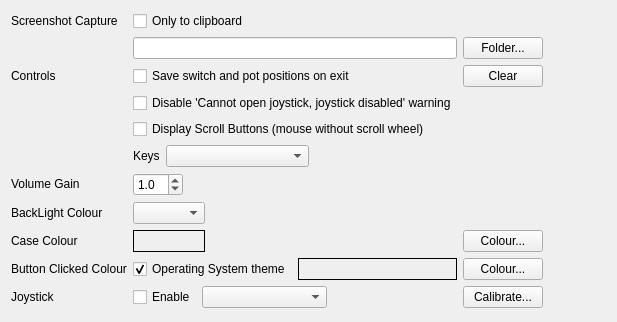
<?xml version="1.0" encoding="UTF-8"?>
<ui version="4.0">
 <class>PrefsSimu</class>
 <widget class="QWidget" name="PrefsSimu">
  <property name="geometry">
   <rect>
    <x>0</x>
    <y>0</y>
    <width>617</width>
    <height>322</height>
   </rect>
  </property>
  <property name="windowTitle">
   <string>Simulation</string>
  </property>
  <layout class="QGridLayout" name="gridLayout">
   <item row="0" column="0">
    <widget class="AutoLabel" name="lblScrnshotCap">
     <property name="sizePolicy">
      <sizepolicy hsizetype="Maximum" vsizetype="Fixed">
       <horstretch>0</horstretch>
       <verstretch>0</verstretch>
      </sizepolicy>
     </property>
     <property name="text">
      <string>Screenshot Capture</string>
     </property>
    </widget>
   </item>
   <item row="0" column="1" colspan="2">
    <widget class="AutoCheckBox" name="chkScrnshotClipbd">
     <property name="sizePolicy">
      <sizepolicy hsizetype="Preferred" vsizetype="Fixed">
       <horstretch>0</horstretch>
       <verstretch>0</verstretch>
      </sizepolicy>
     </property>
     <property name="text">
      <string>Only to clipboard</string>
     </property>
    </widget>
   </item>
   <item row="1" column="1" colspan="2">
    <widget class="AutoLineEdit" name="leScrnshotPath">
     <property name="enabled">
      <bool>true</bool>
     </property>
     <property name="sizePolicy">
      <sizepolicy hsizetype="Expanding" vsizetype="Fixed">
       <horstretch>0</horstretch>
       <verstretch>0</verstretch>
      </sizepolicy>
     </property>
     <property name="minimumSize">
      <size>
       <width>0</width>
       <height>0</height>
      </size>
     </property>
     <property name="readOnly">
      <bool>true</bool>
     </property>
     <property name="clearButtonEnabled">
      <bool>true</bool>
     </property>
    </widget>
   </item>
   <item row="1" column="3" colspan="2">
    <widget class="AutoFolderSelectButton" name="btnScrnshotFldr">
     <property name="text">
      <string>Folder...</string>
     </property>
     <property name="flat">
      <bool>false</bool>
     </property>
    </widget>
   </item>
   <item row="2" column="0">
    <widget class="AutoLabel" name="lblControls">
     <property name="text">
      <string>Controls</string>
     </property>
    </widget>
   </item>
   <item row="2" column="1" colspan="2">
    <widget class="AutoCheckBox" name="chkSaveControls">
     <property name="sizePolicy">
      <sizepolicy hsizetype="Preferred" vsizetype="Fixed">
       <horstretch>0</horstretch>
       <verstretch>0</verstretch>
      </sizepolicy>
     </property>
     <property name="text">
      <string>Save switch and pot positions on exit</string>
     </property>
    </widget>
   </item>
   <item row="2" column="3" colspan="2">
    <widget class="AutoPushButton" name="btnClearSavedPosn">
     <property name="text">
      <string>Clear</string>
     </property>
    </widget>
   </item>
   <item row="2" column="5">
    <spacer name="horizontalSpacer">
     <property name="orientation">
      <enum>Qt::Orientation::Horizontal</enum>
     </property>
     <property name="sizeHint" stdset="0">
      <size>
       <width>40</width>
       <height>20</height>
      </size>
     </property>
    </spacer>
   </item>
   <item row="3" column="1" colspan="2">
    <widget class="AutoCheckBox" name="chkJoystickWarning">
     <property name="sizePolicy">
      <sizepolicy hsizetype="Preferred" vsizetype="Fixed">
       <horstretch>0</horstretch>
       <verstretch>0</verstretch>
      </sizepolicy>
     </property>
     <property name="text">
      <string>Disable 'Cannot open joystick, joystick disabled' warning</string>
     </property>
    </widget>
   </item>
   <item row="4" column="1" colspan="2">
    <widget class="AutoCheckBox" name="chkScrollButtons">
     <property name="sizePolicy">
      <sizepolicy hsizetype="Preferred" vsizetype="Fixed">
       <horstretch>0</horstretch>
       <verstretch>0</verstretch>
      </sizepolicy>
     </property>
     <property name="text">
      <string>Display Scroll Buttons (mouse without scroll wheel)</string>
     </property>
    </widget>
   </item>
   <item row="5" column="1" colspan="2">
    <layout class="QHBoxLayout" name="horizontalLayout_2">
     <item>
      <widget class="AutoLabel" name="lblKeys">
       <property name="sizePolicy">
        <sizepolicy hsizetype="Fixed" vsizetype="Fixed">
         <horstretch>0</horstretch>
         <verstretch>0</verstretch>
        </sizepolicy>
       </property>
       <property name="text">
        <string>Keys</string>
       </property>
      </widget>
     </item>
     <item>
      <widget class="AutoComboBox" name="cboGenericKeysPos">
       <property name="sizePolicy">
        <sizepolicy hsizetype="Preferred" vsizetype="Fixed">
         <horstretch>0</horstretch>
         <verstretch>0</verstretch>
        </sizepolicy>
       </property>
      </widget>
     </item>
     <item>
      <widget class="QLabel" name="lblPad0">
       <property name="sizePolicy">
        <sizepolicy hsizetype="Preferred" vsizetype="Fixed">
         <horstretch>0</horstretch>
         <verstretch>0</verstretch>
        </sizepolicy>
       </property>
       <property name="text">
        <string/>
       </property>
      </widget>
     </item>
    </layout>
   </item>
   <item row="6" column="0">
    <widget class="AutoLabel" name="lblVolumeGain">
     <property name="sizePolicy">
      <sizepolicy hsizetype="Maximum" vsizetype="Fixed">
       <horstretch>0</horstretch>
       <verstretch>0</verstretch>
      </sizepolicy>
     </property>
     <property name="text">
      <string>Volume Gain</string>
     </property>
    </widget>
   </item>
   <item row="6" column="1">
    <widget class="AutoDoubleSpinBox" name="dsbVolumeGain">
     <property name="sizePolicy">
      <sizepolicy hsizetype="Preferred" vsizetype="Fixed">
       <horstretch>0</horstretch>
       <verstretch>0</verstretch>
      </sizepolicy>
     </property>
     <property name="maximumSize">
      <size>
       <width>50</width>
       <height>16777215</height>
      </size>
     </property>
     <property name="decimals">
      <number>1</number>
     </property>
     <property name="minimum">
      <double>0.500000000000000</double>
     </property>
     <property name="maximum">
      <double>3.000000000000000</double>
     </property>
     <property name="singleStep">
      <double>0.100000000000000</double>
     </property>
     <property name="value">
      <double>1.000000000000000</double>
     </property>
    </widget>
   </item>
   <item row="7" column="0">
    <widget class="AutoLabel" name="lblBackLightColor">
     <property name="sizePolicy">
      <sizepolicy hsizetype="Maximum" vsizetype="Fixed">
       <horstretch>0</horstretch>
       <verstretch>0</verstretch>
      </sizepolicy>
     </property>
     <property name="text">
      <string>BackLight Colour</string>
     </property>
     <property name="alignment">
      <set>Qt::AlignmentFlag::AlignLeading|Qt::AlignmentFlag::AlignLeft|Qt::AlignmentFlag::AlignVCenter</set>
     </property>
    </widget>
   </item>
   <item row="7" column="1">
    <widget class="AutoComboBox" name="cboBackLightColor">
     <property name="sizePolicy">
      <sizepolicy hsizetype="Maximum" vsizetype="Fixed">
       <horstretch>0</horstretch>
       <verstretch>0</verstretch>
      </sizepolicy>
     </property>
     <property name="maximumSize">
      <size>
       <width>100</width>
       <height>16777215</height>
      </size>
     </property>
    </widget>
   </item>
   <item row="8" column="0" rowspan="2">
    <widget class="AutoLabel" name="lblCaseColor">
     <property name="text">
      <string>Case Colour</string>
     </property>
    </widget>
   </item>
   <item row="8" column="1" rowspan="2">
    <widget class="AutoLabel" name="lblCaseColorSample">
     <property name="autoFillBackground">
      <bool>true</bool>
     </property>
     <property name="frameShape">
      <enum>QFrame::Shape::Box</enum>
     </property>
     <property name="text">
      <string/>
     </property>
    </widget>
   </item>
   <item row="8" column="3" rowspan="2" colspan="2">
    <widget class="AutoColorSelectButton" name="btnCaseColor">
     <property name="text">
      <string>Colour...</string>
     </property>
    </widget>
   </item>
   <item row="10" column="0">
    <widget class="AutoLabel" name="lblBtnClkColor">
     <property name="text">
      <string>Button Clicked Colour</string>
     </property>
    </widget>
   </item>
   <item row="10" column="1" colspan="2">
    <layout class="QHBoxLayout" name="horizontalLayout_3">
     <item>
      <widget class="AutoCheckBox" name="chkBtnClkUseOSTheme">
       <property name="text">
        <string>Operating System theme</string>
       </property>
       <property name="checked">
        <bool>true</bool>
       </property>
      </widget>
     </item>
     <item>
      <widget class="AutoLabel" name="lblBtnClkColorSample">
       <property name="autoFillBackground">
        <bool>true</bool>
       </property>
       <property name="frameShape">
        <enum>QFrame::Shape::Box</enum>
       </property>
       <property name="text">
        <string/>
       </property>
      </widget>
     </item>
    </layout>
   </item>
   <item row="10" column="3" colspan="2">
    <widget class="AutoColorSelectButton" name="btnBtnClkColor">
     <property name="enabled">
      <bool>true</bool>
     </property>
     <property name="text">
      <string>Colour...</string>
     </property>
    </widget>
   </item>
   <item row="11" column="0">
    <widget class="AutoLabel" name="lblJoystick">
     <property name="sizePolicy">
      <sizepolicy hsizetype="Maximum" vsizetype="Fixed">
       <horstretch>0</horstretch>
       <verstretch>0</verstretch>
      </sizepolicy>
     </property>
     <property name="text">
      <string>Joystick</string>
     </property>
    </widget>
   </item>
   <item row="11" column="1" colspan="2">
    <layout class="QHBoxLayout" name="horizontalLayout">
     <property name="sizeConstraint">
      <enum>QLayout::SizeConstraint::SetDefaultConstraint</enum>
     </property>
     <item>
      <widget class="AutoCheckBox" name="chkJoystickEnable">
       <property name="sizePolicy">
        <sizepolicy hsizetype="Maximum" vsizetype="Fixed">
         <horstretch>0</horstretch>
         <verstretch>0</verstretch>
        </sizepolicy>
       </property>
       <property name="text">
        <string>Enable</string>
       </property>
      </widget>
     </item>
     <item>
      <widget class="AutoComboBox" name="cboJoystick">
       <property name="sizePolicy">
        <sizepolicy hsizetype="Preferred" vsizetype="Fixed">
         <horstretch>0</horstretch>
         <verstretch>0</verstretch>
        </sizepolicy>
       </property>
       <property name="sizeAdjustPolicy">
        <enum>QComboBox::SizeAdjustPolicy::AdjustToContents</enum>
       </property>
      </widget>
     </item>
     <item>
      <widget class="QLabel" name="lblPad1">
       <property name="text">
        <string/>
       </property>
      </widget>
     </item>
    </layout>
   </item>
   <item row="11" column="3" colspan="2">
    <widget class="AutoPushButton" name="btnJoystickCalib">
     <property name="text">
      <string>Calibrate...</string>
     </property>
    </widget>
   </item>
   <item row="12" column="2">
    <spacer name="verticalSpacer">
     <property name="orientation">
      <enum>Qt::Orientation::Vertical</enum>
     </property>
     <property name="sizeHint" stdset="0">
      <size>
       <width>20</width>
       <height>40</height>
      </size>
     </property>
    </spacer>
   </item>
  </layout>
 </widget>
 <customwidgets>
  <customwidget>
   <class>AutoCheckBox</class>
   <extends>QCheckBox</extends>
   <header>autocheckbox.h</header>
  </customwidget>
  <customwidget>
   <class>AutoLineEdit</class>
   <extends>QLineEdit</extends>
   <header>autolineedit.h</header>
  </customwidget>
  <customwidget>
   <class>AutoLabel</class>
   <extends>QLabel</extends>
   <header>autolabel.h</header>
  </customwidget>
  <customwidget>
   <class>AutoComboBox</class>
   <extends>QComboBox</extends>
   <header>autocombobox.h</header>
  </customwidget>
  <customwidget>
   <class>AutoDoubleSpinBox</class>
   <extends>QDoubleSpinBox</extends>
   <header>autodoublespinbox.h</header>
  </customwidget>
  <customwidget>
   <class>AutoPushButton</class>
   <extends>QPushButton</extends>
   <header>autopushbutton.h</header>
  </customwidget>
  <customwidget>
   <class>AutoFolderSelectButton</class>
   <extends>QPushButton</extends>
   <header>autofolderselectbutton.h</header>
  </customwidget>
  <customwidget>
   <class>AutoColorSelectButton</class>
   <extends>QPushButton</extends>
   <header>autocolorselectbutton.h</header>
  </customwidget>
 </customwidgets>
 <resources/>
 <connections/>
</ui>
